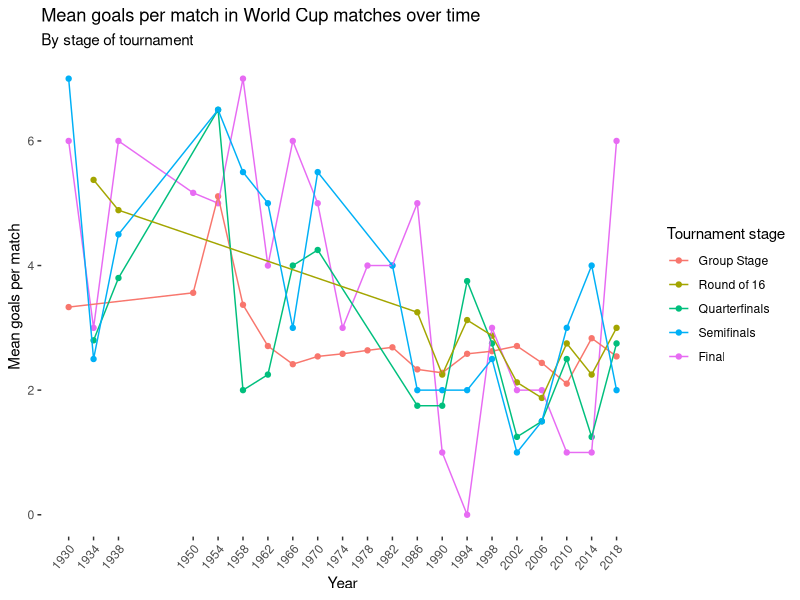
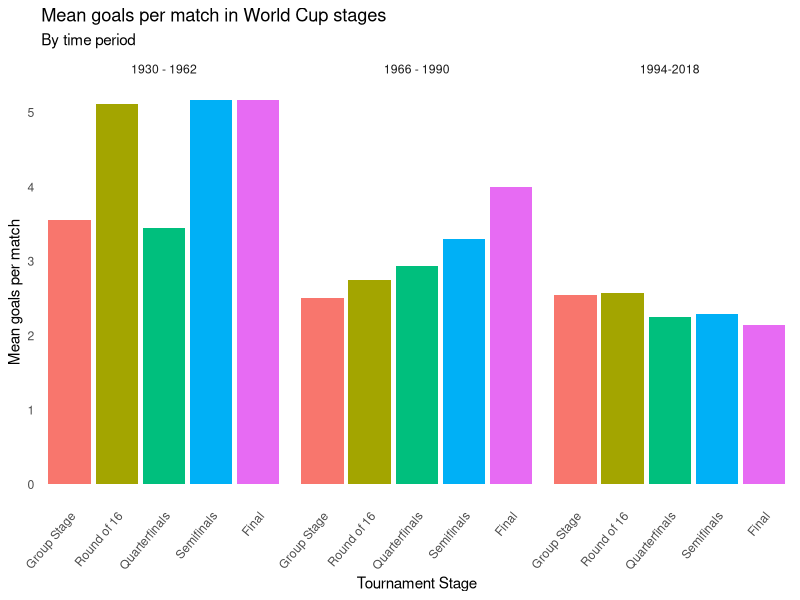
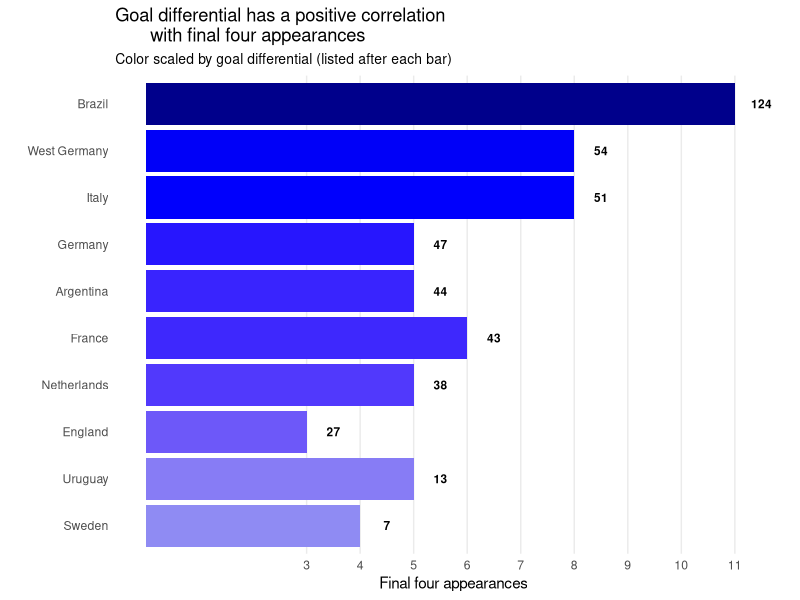
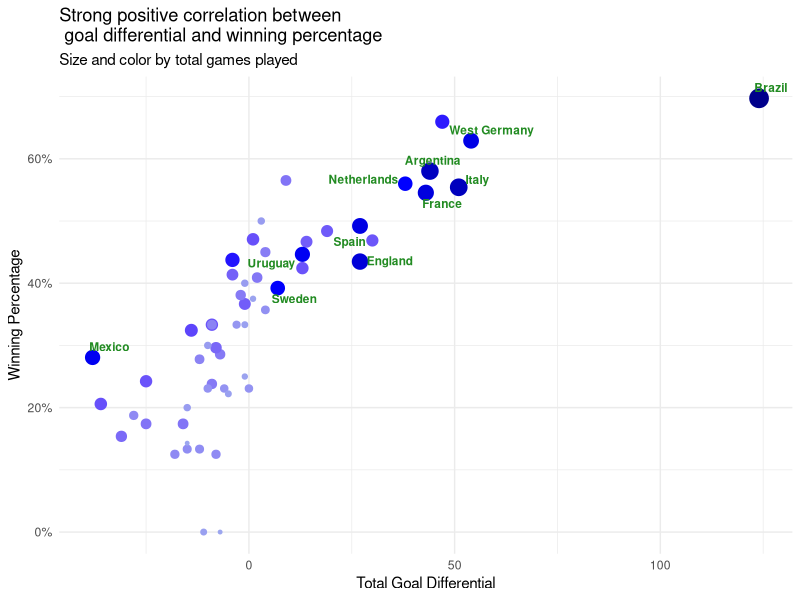

Reproduce these figures in R, in order.
## ---- chunk 1
#| label: load-pkgs
#| message: false
#| warning: false

library(tidyverse)
library(dplyr)
library(stringr)
library(ggrepel)
library(scales)
## ---- chunk 2
#| label: load-data
#| message: false

matches <- read.csv("data/wcmatches.csv")
wc <- read.csv("data/worldcups.csv")
## ---- chunk 3
#| label: data-manipulation
matches_q1 <- matches %>%
  filter(stage != "Third place") |> #Third place game dropped from analysis due to teams lacking competitive edge
  mutate(
    stage = if_else(
      str_detect(stage, "Group"),
      "Group Stage",
      if_else(str_detect(stage, "Final"), "Final", stage)
    ),
    total_score = home_score + away_score
  ) |>
  mutate(year_group = if_else(
    year <= 1962,
    "1930 - 1962",
    if_else(year <= 1990, "1966 - 1990", "1994-2018")
  ))
## ---- chunk 4
#| label: Q1-viz-1
#| fig-cap: Figure 1
matches_q1 |>
  group_by(year, stage) |>
  summarize(goals = mean(total_score)) |>
  ggplot(aes(x = year, y = goals, color = stage)) +
  geom_point() +
  geom_line() +
  theme(
    panel.grid.major = element_blank(),
    panel.grid.minor = element_blank(),
    panel.background = element_blank()
  ) +
  theme(axis.text.x = element_text(
    angle = 50,
    vjust = 1,
    hjust = 1
  )) +
  scale_x_continuous(
    breaks = c(
      1930,
      1934,
      1938,
      1950,
      1954,
      1958,
      1962,
      1966,
      1970,
      1974,
      1978,
      1982,
      1986,
      1990,
      1994,
      1998,
      2002,
      2006,
      2010,
      2014,
      2018
    ),
    labels = c(
      "1930",
      "1934",
      "1938",
      "1950",
      "1954",
      "1958",
      "1962",
      "1966",
      "1970",
      "1974",
      "1978",
      "1982",
      "1986",
      "1990",
      "1994",
      "1998",
      "2002",
      "2006",
      "2010",
      "2014",
      "2018"
    )
  ) +
  theme(legend.key = element_rect(fill = "white", color = NA)) +
  scale_color_discrete(limits = c(
    "Group Stage",
    "Round of 16",
    "Quarterfinals",
    "Semifinals",
    "Final"
  )) +
  labs(
    title = "Mean goals per match in World Cup matches over time",
    subtitle = "By stage of tournament",
    x = "Year",
    y = "Mean goals per match",
    color = "Tournament stage"
  )
## ---- chunk 5
#| label: Q1-viz-2
#| fig-cap: Figure 2

matches_q1 |>
  group_by(stage, year_group) |>
  summarize(goals = mean(total_score)) |>
  ggplot(aes(x = stage, y = goals, fill = stage)) +
  facet_wrap( ~ year_group) +
  geom_col() +
  theme_minimal() +
  theme(
    panel.grid.major = element_blank(),
    panel.grid.minor = element_blank(),
    panel.background = element_blank()
  ) +
  theme(axis.text.x = element_text(
    angle = 50,
    vjust = 1,
    hjust = 1
  )) +
  scale_fill_discrete(limits = c(
    "Group Stage",
    "Round of 16",
    "Quarterfinals",
    "Semifinals",
    "Final"
  )) +
  theme(legend.position = "none") +
  scale_x_discrete(limits = c(
    "Group Stage",
    "Round of 16",
    "Quarterfinals",
    "Semifinals",
    "Final"
  )) +
  labs(
    title = "Mean goals per match in World Cup stages",
    subtitle = "By time period",
    x = "Tournament Stage",
    y = "Mean goals per match",
    fill = "Tournament Stage"
  )
## ---- chunk 6
#| label: data-manipulation-2

matches_q2 <- matches |>
    pivot_longer(
    cols = c("home_team", "away_team"),
    names_to = "home_away",
    values_to = "team"
  ) |>
  mutate(goal_differential = if_else(
    home_away == "home_team",
    home_score - away_score,
    away_score - home_score),
    won = if_else(winning_team == team, TRUE, FALSE, missing = FALSE)) |>
  group_by(team) |>
  summarise(total_goal_diff = sum(goal_differential),
            total_games = n(),
            win_perc = sum(won) / total_games) |>
  mutate(team = if_else(team == "United States", "USA", team))
  

wc_q2 <- wc |>
    pivot_longer(
    cols = c("winner", "second", "third", "fourth"),
    names_to = "placement",
    values_to = "team"
  )
## ---- chunk 7
#| label: Q2-viz-1
#| fig-cap: Figure 3

q2_data <- wc_q2 |>
  left_join(matches_q2, by = 'team')

q2_data |>
  group_by(team) |>
  summarise(appearances = n(), goal_diff = total_goal_diff) |>
  arrange(desc(appearances)) |>
  unique() |>
  filter(appearances > 2) |>
  ggplot(aes(x=appearances, y=reorder(team, goal_diff), fill=goal_diff)) +
  geom_col(show.legend = FALSE) +
  labs(title = "Goal differential has a positive correlation
       with final four appearances",
       subtitle = "Color scaled by goal differential (listed after each bar)",
       x = "Final four appearances",
       y = "") +
  theme_minimal() +
  scale_fill_gradient2(low = "lightblue", mid = "blue", high = "darkblue", midpoint = 50) +
  geom_text(aes(x=appearances + 0.5, y=team, label=goal_diff), size=3, color="black", fontface='bold') +
  scale_x_continuous(
    breaks = c(
      3,
      4,
      5,
      6,
      7,
      8,
      9,
      10,
      11
    ),
    labels = c(
      "3",
      "4",
      "5",
      "6",
      "7",
      "8",
      "9",
      "10",
      "11"
    )
  ) +
    theme(plot.subtitle = element_text(size = 10),
        panel.grid.minor = element_blank(),
        panel.grid.major.y = element_blank())

## ---- chunk 8
#| label: q2-viz2
#| fig-cap: Figure 4

matches_q2 %>%
  filter(total_games > 6) |>
  ggplot(aes(x=total_goal_diff, y=win_perc, size=total_games, color=total_games)) +
  geom_point(show.legend = FALSE) +
  geom_text_repel(aes(label=ifelse(total_games >= 50, team, "")), size=3, fontface='bold', color="forestgreen") +
  labs(title="Strong positive correlation between \n goal differential and winning percentage",
       x="Total Goal Differential",
       y="Winning Percentage",
       size="Total Games Played",
       subtitle="Size and color by total games played") +
  theme_minimal() +
  scale_color_gradient2(low = "lightblue", mid = "blue", high = "darkblue", midpoint = 50) +
  scale_y_continuous(labels = percent_format())
